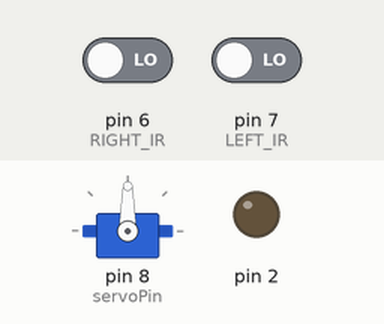
Bench run of a sketch on a simulated Arduino Uno, built with avr-gcc and run on an emulated ATmega328P. Parts: servo, output pins drawn as LEDs (lit = HIGH). The test bench sets the inputs (shaded band); at power-on: pin 6 (RIGHT_IR) LOW, pin 7 (LEFT_IR) LOW.

Above: at 1.2 s.
1.3 s: pin 6 (RIGHT_IR) driven HIGH
At 2.3 s:
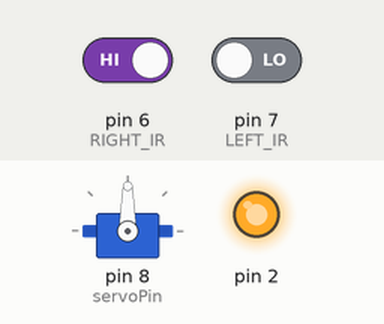
2.8 s: pin 7 (LEFT_IR) driven HIGH
At 3.25 s:
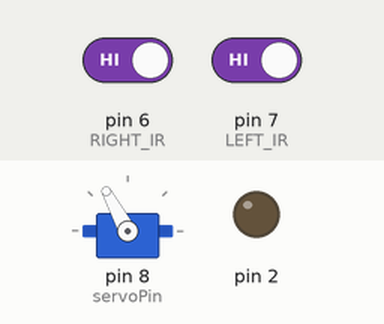
5.8 s: pin 7 (LEFT_IR) driven LOW
At 6.5 s:
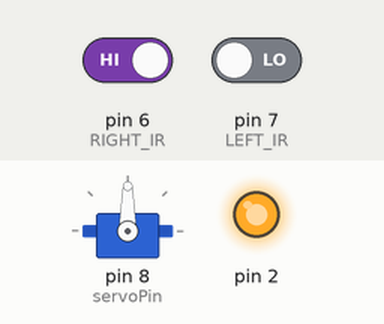
7.3 s: pin 7 (LEFT_IR) driven HIGH
At 8.05 s:
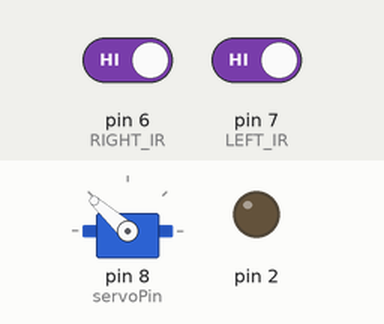
10.3 s: pin 6 (RIGHT_IR) driven LOW
11.8 s: pin 6 (RIGHT_IR) driven HIGH
At 12.87 s:
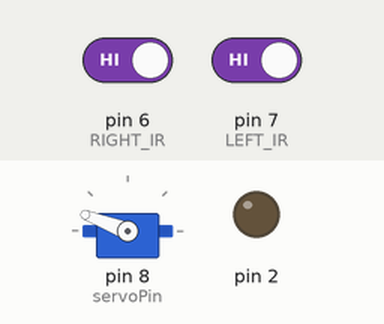
Timing chart, 0 to 15.8 s (numbered marks = the images above; inputs shaded):
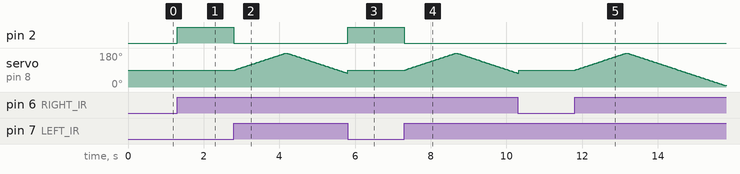

Measured:
- after the input at 1.3 s, pin 2: LOW → HIGH at once
- after the input at 2.8 s, pin 2: HIGH → LOW at once; servo on pin 8 (servoPin): rises from 90° to 180° in 1.3 s, then falls to 73° in 1.6 s
- after the input at 5.8 s, pin 2: LOW → HIGH at once
- after the input at 7.3 s, pin 2: HIGH → LOW at once; servo on pin 8 (servoPin): rises from 90° to 180° in 1.3 s, then falls to 73° in 1.6 s
- after the input at 11.8 s, servo on pin 8 (servoPin): rises from 90° to 180° in 1.3 s, then falls to 8° in 2.6 s

The sketch:

Human_Follower_Car.ino
```cpp
#include <Servo.h>

#define RIGHT_IR 6
#define LEFT_IR 7

#define ultraSonic_trig  10
#define ultraSonic_echo 11
#define max_distance    20

Servo myservo;
#define servoPin 8
int pos = 0;
unsigned long past = 0;

// MotorsPin: 2 3 4 5


void setup() {
  pinMode(RIGHT_IR, INPUT);
  pinMode(LEFT_IR, INPUT);

  myservo.attach(servoPin);


  // Motor pins
  for(int i = 2; i<=5; i++)
    pinMode(2, OUTPUT);


  //debugger
  Serial.begin(9600);


  pinMode(ultraSonic_trig, OUTPUT);
  pinMode(ultraSonic_echo, INPUT);

}


inline float grapDistance(){
  delay(10);
  // Clear trigger pin
  digitalWrite(ultraSonic_trig, LOW);
  delayMicroseconds(2);

  // Set trigger pin high for 10 microseconds
  digitalWrite(ultraSonic_trig, HIGH);
  delayMicroseconds(10);
  digitalWrite(ultraSonic_trig, LOW);


  return (pulseIn(ultraSonic_echo, HIGH)/2)*0.034;
}

void loop() {


  while(digitalRead(RIGHT_IR) == 1 && digitalRead(LEFT_IR) == 1){

    for(pos = 90; (pos <= 180 && (digitalRead(RIGHT_IR) == 1 && digitalRead(LEFT_IR) == 1)); pos += 1){

      myservo.write(pos);

      delay(15);
    }
      if(digitalRead(RIGHT_IR) == 0 || digitalRead(LEFT_IR) == 0)
        break;

    for(pos = 180; (pos >= 0 && (digitalRead(RIGHT_IR) == 1 && digitalRead(LEFT_IR) == 1)); pos-= 1) {

      myservo.write(pos);
      delay(15);
    }
      if(digitalRead(RIGHT_IR) == 0 || digitalRead(LEFT_IR) == 0)
        break;

    for(pos = 0; (pos<=90 && (digitalRead(RIGHT_IR) == 1 && digitalRead(LEFT_IR) == 1)); pos += 1) {

      myservo.write(pos);
      delay(15);
    }

      if(digitalRead(RIGHT_IR) == 0 || digitalRead(LEFT_IR) == 0)
        break;
  }

  // we go left
  if((digitalRead(RIGHT_IR) == 1 && digitalRead(LEFT_IR) == 0) && (pos>=90 || pos<=180)){


    while((digitalRead(RIGHT_IR) == 1 && digitalRead(LEFT_IR) == 0)){
      pos = 90;
      myservo.write(pos);
      LEFT();
    }

    if(digitalRead(RIGHT_IR) == 1 && digitalRead(LEFT_IR) == 1)
      STOP();
  }


  // we go right
  if((digitalRead(RIGHT_IR) == 0 && digitalRead(LEFT_IR) == 1) && (pos>=0 || pos<=90)){


    while((digitalRead(RIGHT_IR) == 0 && digitalRead(LEFT_IR) == 1)){

      RIGHT();
      pos = 90;
      myservo.write(pos);

    }

    if(digitalRead(RIGHT_IR) == 1 && digitalRead(LEFT_IR) == 1){
      STOP();
      pos = 90;
      myservo.write(pos);
    }
  }


  // forward()
  if((digitalRead(RIGHT_IR) == 0 && digitalRead(LEFT_IR) == 0) && pos == 90){

    while(grapDistance() <= 20)
      FORWARD();

    if(grapDistance() >= 20 && (digitalRead(RIGHT_IR) == 1 && digitalRead(LEFT_IR) == 1))
      STOP();
  }


  if(digitalRead(RIGHT_IR) == 1 && digitalRead(LEFT_IR) == 1)
    STOP();


}


void STOP(){
  digitalWrite(2, 0);
  digitalWrite(3, 0);

  digitalWrite(4, 0);
  digitalWrite(5, 0);
}

void LEFT(){
  digitalWrite(2, 1);
  digitalWrite(3, 0);

  digitalWrite(4, 1);
  digitalWrite(5, 0);
}


void RIGHT(){
  digitalWrite(2, 0);
  digitalWrite(3, 1);

  digitalWrite(4, 0);
  digitalWrite(5, 1);
}


void FORWARD(){
  digitalWrite(2, 1);
  digitalWrite(3, 0);

  digitalWrite(4, 0);
  digitalWrite(5, 1);
}

void BACKWARD(){
  digitalWrite(2, 0);
  digitalWrite(3, 1);

  digitalWrite(4, 1);
  digitalWrite(5, 0);
}
```
